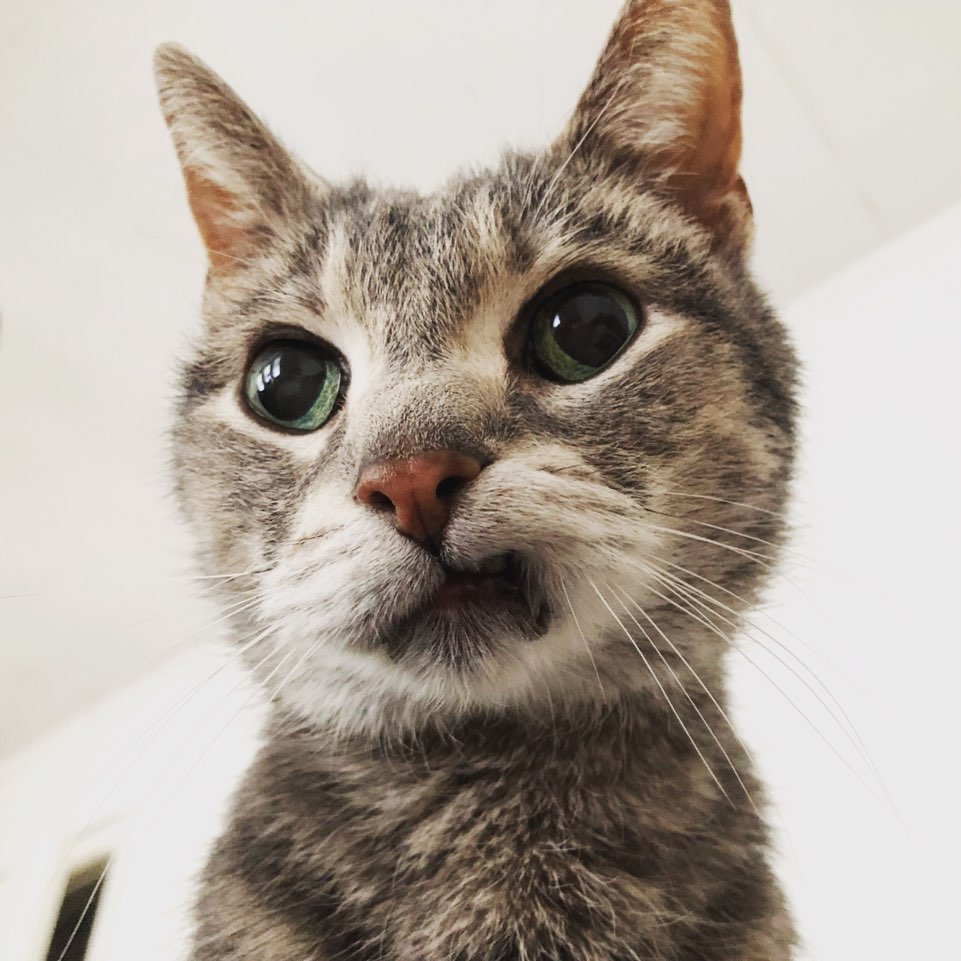
#> input picture pdf_maker/image.jpeg, 961 x 961 px
$ python Grayscale_change.py
#> lines starting #> are read from the running program, lines starting #| are printed output that depends on the picture
import tkinter as tk
import cv2
from PIL import Image, ImageTk

window = tk.Tk()
window.title("My First GUI")
window.geometry("320x400+100+100")

# src = cv2.imread("image.jpeg") #image read
# src = cv2.resize(src, (320,240))
# src = cv2.cvtColor(src, cv2.COLOR_BGR2RGB)

#convert numpy image into tk image
width = 320
height = 320
color_image = cv2.imread('image.jpeg')
#> color_image is the input picture: shape (961, 961, 3); mean B, G, R 156.8, 166.3, 176.1
color_image = cv2.resize(color_image, (width, height))
#> color_image: shape (320, 320, 3)
gray_image = cv2.cvtColor(color_image, cv2.COLOR_BGR2GRAY)
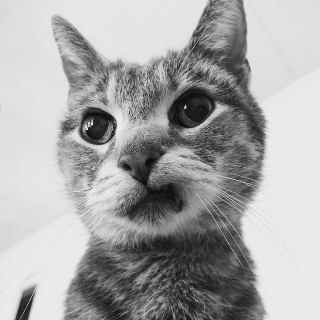
#> gray_image: shape (320, 320); min 12, max 239, mean 168

def np_image_to_tk_image(np_image):
    img = cv2.cvtColor(np_image, cv2.COLOR_BGR2RGB)
    img = Image.fromarray(img)
    imgtk = ImageTk.PhotoImage(image=img)
    return imgtk

imgtk = np_image_to_tk_image(color_image)
label = tk.Label(window, image=imgtk) #register tk image
label.pack()


#define the color
def color_tk_image():
    imgtk  = np_image_to_tk_image(color_image)
    label.config(image=imgtk)
    label.image=imgtk

# [8 lines of commented-out code are left out]

def gray_scale_tk_image():
    imgtk  = np_image_to_tk_image(gray_image)
    label.config(image=imgtk)
    label.image=imgtk

button1 = tk.Button(
    window,
    text = 'Grayscale',
    width = 15,
    height = 2,
    command = gray_scale_tk_image
)
button1.pack()

button2 = tk.Button(
    window,
    text = 'Color',
    width = 15,
    height = 2,
    command = color_tk_image
)
button2.pack()


window.mainloop()
